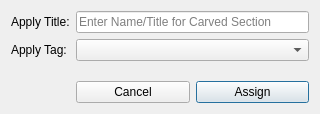
<?xml version="1.0" encoding="UTF-8"?>
<ui version="4.0">
 <class>CarveDialog</class>
 <widget class="QDialog" name="carvedialog">
  <property name="geometry">
   <rect>
    <x>0</x>
    <y>0</y>
    <width>320</width>
    <height>114</height>
   </rect>
  </property>
  <property name="windowTitle">
   <string>Assign To Carved Section</string>
  </property>
  <property name="windowIcon">
   <iconset resource="wombatforensics.qrc">
    <normaloff>:/bar/managetags</normaloff>:/bar/managetags</iconset>
  </property>
  <layout class="QGridLayout" name="gridLayout">
   <item row="3" column="2">
    <widget class="QPushButton" name="carvebutton">
     <property name="text">
      <string>Assign</string>
     </property>
    </widget>
   </item>
   <item row="3" column="1">
    <widget class="QPushButton" name="cancelbutton">
     <property name="text">
      <string>Cancel</string>
     </property>
    </widget>
   </item>
   <item row="0" column="0">
    <widget class="QLabel" name="titlelabel">
     <property name="text">
      <string>Apply Title:</string>
     </property>
    </widget>
   </item>
   <item row="0" column="1" colspan="2">
    <widget class="QLineEdit" name="titlelineedit">
     <property name="sizePolicy">
      <sizepolicy hsizetype="Expanding" vsizetype="Fixed">
       <horstretch>2</horstretch>
       <verstretch>0</verstretch>
      </sizepolicy>
     </property>
     <property name="placeholderText">
      <string>Enter Name/Title for Carved Section</string>
     </property>
    </widget>
   </item>
   <item row="2" column="1">
    <spacer name="verticalSpacer">
     <property name="orientation">
      <enum>Qt::Vertical</enum>
     </property>
     <property name="sizeHint" stdset="0">
      <size>
       <width>20</width>
       <height>40</height>
      </size>
     </property>
    </spacer>
   </item>
   <item row="3" column="0">
    <spacer name="horizontalSpacer">
     <property name="orientation">
      <enum>Qt::Horizontal</enum>
     </property>
     <property name="sizeHint" stdset="0">
      <size>
       <width>40</width>
       <height>20</height>
      </size>
     </property>
    </spacer>
   </item>
   <item row="1" column="0">
    <widget class="QLabel" name="taglabel">
     <property name="text">
      <string>Apply Tag:</string>
     </property>
    </widget>
   </item>
   <item row="1" column="1" colspan="2">
    <widget class="QComboBox" name="tagcombobox"/>
   </item>
  </layout>
 </widget>
 <resources>
  <include location="wombatforensics.qrc"/>
 </resources>
 <connections/>
</ui>
